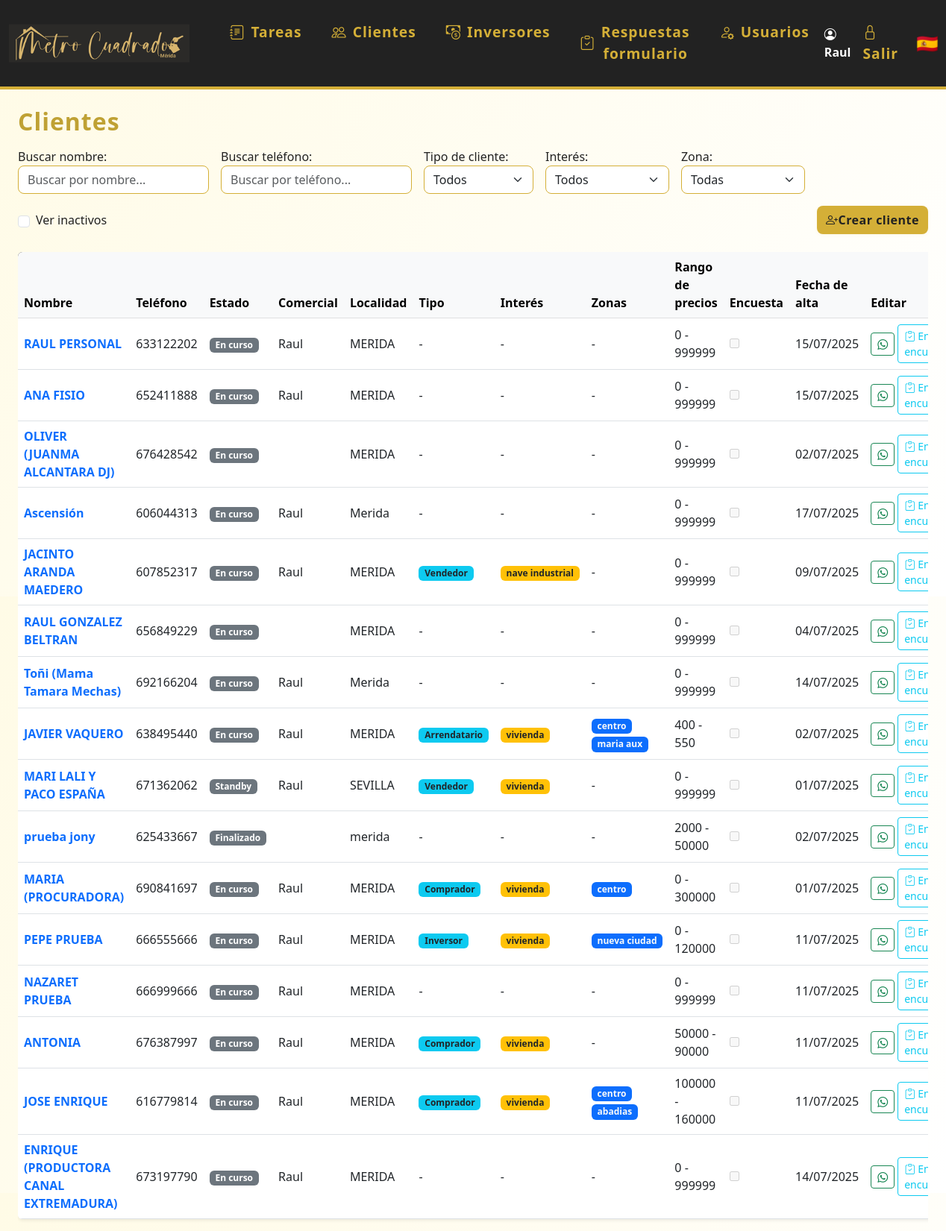
Screenshot of /clientes (signed in) with the database file from the repository.
### models.py (models this page shows)
class Usuario(UserMixin, db.Model):
    id = db.Column(db.Integer, primary_key=True)
    nombre = db.Column(db.String(80), unique=True, nullable=False)
    password = db.Column(db.String(200), nullable=False)
    es_admin = db.Column(db.Boolean, default=False)
    color = db.Column(db.String(7), nullable=True, default='#3788d8') # Color en formato hex, e.g., #RRGGBB
    email = db.Column(db.String(120), unique=True, nullable=True)
    telefono = db.Column(db.String(20), unique=True, nullable=True)
    activo = db.Column(db.Boolean, default=True)  # Nuevo campo para desactivar usuario
    eventos = db.relationship('Evento', backref='usuario', lazy=True)
    tareas = db.relationship('Tarea', back_populates='usuario')

class Cliente(db.Model):
    id = db.Column(db.Integer, primary_key=True)
    nombre = db.Column(db.String(120), nullable=False)
    email = db.Column(db.String(120), unique=True, nullable=True)
    telefono = db.Column(db.String(20), unique=True)
    estado = db.Column(db.String(20), nullable=False, default='en_curso') # en_curso, ha_comprado, cancelado
    localidad = db.Column(db.String(120), nullable=True)
    observaciones = db.Column(db.Text, nullable=True)
    tipo_cliente = db.Column(db.String(50), nullable=True)
    interes = db.Column(db.Text, nullable=True)
    zonas = db.Column(db.Text, nullable=True)
    precio_min = db.Column(db.Integer, nullable=True)
    precio_max = db.Column(db.Integer, nullable=True)
    encuesta_enviada = db.Column(db.Boolean, default=False)
    comercial_id = db.Column(db.Integer, db.ForeignKey('usuario.id'), nullable=True)
    fecha_creacion = db.Column(db.DateTime, default=datetime.utcnow)
    activo = db.Column(db.Boolean, default=True)  # Nuevo campo para desactivar cliente
    eventos = db.relationship('Evento', backref='cliente', lazy=True)
    tareas = db.relationship('Tarea', back_populates='cliente')
    visto_por = db.Column(db.Integer, db.ForeignKey('cliente.id'), nullable=True)

### app.py (the view)
@app.route('/clientes')
@login_required
def clientes():
    estado = request.args.get('estado')
    tipo_cliente = request.args.get('tipo_cliente')
    interes = request.args.get('interes')
    mostrar_inactivos = request.args.get('inactivos') == '1'
    query = Cliente.query
    if not mostrar_inactivos:
        query = query.filter_by(activo=True)
    if not current_user.es_admin:
        query = query.filter_by(comercial_id=current_user.id)
    if estado:
        query = query.filter_by(estado=estado)
    if tipo_cliente:
        query = query.filter_by(tipo_cliente=tipo_cliente)
    if interes:
        query = query.filter(Cliente.interes != None).filter(Cliente.interes.like(f"%{interes}%"))
    clientes = query.all()
    from datetime import datetime, time
    def fecha_hora_ultima_tarea(cliente):
        if cliente.tareas:
            return max((datetime.combine(t.fecha, t.hora or time.min) for t in cliente.tareas if t.fecha), default=None)
        return None
    clientes.sort(key=lambda c: fecha_hora_ultima_tarea(c) or datetime.min, reverse=True)
    usuarios_dict = {u.id: u.nombre for u in Usuario.query.all()}
    return render_template('clientes.html', clientes=clientes, usuarios_dict=usuarios_dict)

### app.py (called while the page is built)
@login_manager.user_loader
def load_user(user_id):
    return Usuario.query.get(int(user_id))

### templates/clientes.html (shortened to what this page needs)
{% extends 'base.html' %}
{% block content %}
<h2 class="mb-3">Clientes</h2>
<form method="get" class="mb-4" style="max-width:1300px;display:flex;gap:16px;align-items:end;flex-wrap:wrap;">
  <div style="display:flex;flex:1;gap:16px;align-items:end;flex-wrap:wrap;">
    <div style="flex:1;min-width:200px;">
        <label for="buscadorCliente">Buscar nombre:</label>
        <input type="text" id="buscadorCliente" placeholder="Buscar por nombre..." class="form-control" style="min-width:180px;">
    </div>
    <div style="flex:1;min-width:200px;">
        <label for="buscadorTelefono">Buscar teléfono:</label>
        <input type="text" id="buscadorTelefono" placeholder="Buscar por teléfono..." class="form-control" style="min-width:180px;">
    </div>
    <div>
        <label for="tipo_cliente">Tipo de cliente:</label>
        <select name="tipo_cliente" id="tipo_cliente" class="form-select" onchange="this.form.submit()">
            <option value="">Todos</option>
        </select>
    </div>
    <div>
        <label for="interes">Interés:</label>
        <select name="interes" id="interes" class="form-select" onchange="this.form.submit()">
            <option value="">Todos</option>
        </select>
    </div>
    <div>
        <label for="zona">Zona:</label>
        <select name="zona" id="zona" class="form-select" onchange="this.form.submit()">
            <option value="">Todas</option>
        </select>
    </div>
    <div style="align-self:end;min-width:120px;max-width:180px;display:flex;align-items:center;height:38px;white-space:nowrap;">
        <input class="form-check-input me-2" type="checkbox" value="1" id="mostrarInactivos" name="inactivos" onchange="this.form.submit()" {% if request.args.get('inactivos') == '1' %}checked{% endif %}>
        <label class="form-check-label" for="mostrarInactivos" style="margin-bottom:0;">Ver inactivos</label>
    </div>
  </div>
  <a href="/crear_cliente" class="btn btn-primary" style="height:38px;display:flex;align-items:center;align-self:end;margin-left:auto;"><i class="bi bi-person-plus"></i> Crear cliente</a>
</form>
<div class="table-responsive">
<table class="table table-hover align-middle shadow-sm bg-white rounded" style="min-width:1300px;">
    <thead class="table-light">
        <tr>
            <th>Nombre</th>
            <th>Teléfono</th>
            <th>Estado</th>
            <th>Comercial</th>
            <th>Localidad</th>
            <th>Tipo</th>
            <th>Interés</th>
            <th>Zonas</th>
            <th>Rango de precios</th>
            <th>Encuesta</th>
            <th>Fecha de alta</th>
            <th>Editar</th>
        </tr>
    </thead>
    <tbody>
    {% for cliente in clientes %}
        <tr>
            <td>
                <a href="/editar_cliente/{{ cliente.id }}" class="fw-bold text-decoration-none">{{ cliente.nombre }}</a>
            </td>
            <td>{{ cliente.telefono }}</td>
            <td>
                <span class="badge bg-secondary">
                  {% if cliente.estado == 'pendiente' %}Standby{% else %}{{ cliente.estado.replace('_', ' ').capitalize() }}{% endif %}
                </span>
            </td>
            <td>{% if cliente.comercial_id and usuarios_dict and cliente.comercial_id in usuarios_dict %}{{ usuarios_dict[cliente.comercial_id] }}{% endif %}</td>
            <td>{{ cliente.localidad or '-' }}</td>
            <td>
                {% if cliente.tipo_cliente %}
                  <span class="badge bg-info text-dark">{{ cliente.tipo_cliente.capitalize() }}</span>
                {% else %}-{% endif %}
            </td>
            <td>
                {% if cliente.interes %}
                  {% for interes in cliente.interes.split(',') %}
                    <span class="badge bg-warning text-dark">{{ interes }}</span>
                  {% endfor %}
                {% else %}-{% endif %}
            </td>
            <td>
                {% if cliente.zonas %}
                  {% for zona in cliente.zonas.split(',') %}
                    <span class="badge bg-primary text-light">{{ zona }}</span>
                  {% endfor %}
                {% else %}-{% endif %}
            </td>
            <td>
              {{ cliente.precio_min if cliente.precio_min is not none else 0 }} - {{ cliente.precio_max if cliente.precio_max is not none else 999999 }}
            </td>
            <td><input type="checkbox" disabled {% if cliente.encuesta_enviada %}checked{% endif %}></td>
            <td>{% if cliente.fecha_creacion %}{{ cliente.fecha_creacion.strftime('%d/%m/%Y') }}{% else %}-{% endif %}</td>
            <td>
              <div class="d-inline-flex align-items-center gap-1">
                {% if cliente.telefono %}
                  <a href="https://wa.me/{{ cliente.telefono|replace(' ', '') }}" title="Enviar WhatsApp" class="btn btn-outline-success btn-sm whatsapp-btn" data-telefono="{{ cliente.telefono|replace(' ', '') }}">
                    <i class="bi bi-whatsapp"></i>
                  </a>
                  {% if not cliente.encuesta_enviada %}
                    <a href="#" class="btn btn-outline-info btn-sm encuesta-btn" data-telefono="{{ cliente.telefono|replace(' ', '') }}" data-cliente-id="{{ cliente.id }}" title="Enviar encuesta">
                      <i class="bi bi-clipboard-check"></i> Enviar encuesta
                    </a>
                  {% endif %}
                {% endif %}
              </div>
            </td>
        </tr>
    {% else %}
        <tr><td colspan="14"><em>No hay clientes registrados.</em></td></tr>
    {% endfor %}
    </tbody>
</table>
</div>
{% endblock %}

### templates/base.html (shortened to what this page needs)
<!DOCTYPE html>
<html lang="es">
<head>
    <link rel="stylesheet" href="https://cdn.jsdelivr.net/npm/bootstrap@5.3.0/dist/css/bootstrap.min.css">
    <link rel="stylesheet" href="{{ url_for('static', filename='estilos.css') }}">
    <link rel="stylesheet" href="https://cdn.jsdelivr.net/npm/bootstrap-icons@1.10.5/font/bootstrap-icons.css">
</head>
<body class="d-flex flex-column vh-100">
{% if request.path != '/login' %}
<nav class="navbar navbar-expand-lg mb-4">
  <div class="container-fluid">
    <a class="navbar-brand d-flex align-items-center" href="/">
      <img src="{{ url_for('static', filename='logoraul.png') }}" alt="Logo" style="height:90px;margin-right:18px;">
    </a>
    <div class="collapse navbar-collapse" id="navbarNav">
      <ul class="navbar-nav me-auto mb-2 mb-lg-0">
        <li class="nav-item mx-1">
          <a class="nav-link btn btn-outline-success rounded-pill px-3 d-flex align-items-center gap-2" href="/">
            <i class="bi bi-journal-text"></i> Tareas
          </a>
        </li>
        <li class="nav-item mx-1">
          <a class="nav-link btn btn-outline-primary rounded-pill px-3 d-flex align-items-center gap-2" href="/clientes">
            <i class="bi bi-people"></i> Clientes
          </a>
        </li>
        <li class="nav-item mx-1">
          <a class="nav-link btn btn-outline-danger rounded-pill px-3 d-flex align-items-center gap-2" href="/inversores">
            <i class="bi bi-cash-coin"></i> Inversores
          </a>
        </li>
        {% if current_user.is_authenticated %}
        <li class="nav-item mx-1">
          <a class="nav-link btn btn-outline-secondary rounded-pill px-3 d-flex align-items-center gap-2" href="/respuestas_formulario">
            <i class="bi bi-clipboard-check"></i> Respuestas formulario
          </a>
        </li>
        {% endif %}
        {% if current_user.is_authenticated and current_user.es_admin %}
        <li class="nav-item mx-1">
          <a class="nav-link btn btn-outline-dark rounded-pill px-3 d-flex align-items-center gap-2" href="/usuarios">
            <i class="bi bi-person-gear"></i> Usuarios
          </a>
        </li>
        {% endif %}
      </ul>
      <ul class="navbar-nav align-items-center">
        {% if current_user.is_authenticated %}
        <li class="nav-item me-2">
          <span class="navbar-text fw-bold text-white"><i class="bi bi-person-circle"></i> {{ current_user.nombre }}</span>
        </li>
        <li class="nav-item"><a class="nav-link" href="/logout" title="Salir"><span class="bi bi-lock"></span> Salir</a></li>
        {% else %}
        <li class="nav-item"><a class="nav-link" href="/login" title="Entrar"><span class="bi bi-lock"></span> Entrar</a></li>
        {% endif %}
        <li class="nav-item ms-3"><span class="fs-4">🇪🇸</span></li>
      </ul>
    </div>
  </div>
</nav>
{% endif %}
<div class="flex-grow-1 d-flex flex-column px-4" style="width:100vw;">
    {% block content %}{% endblock %}
</div>
</body>
</html>

### static/estilos.css (style rules this page uses)
body { background: linear-gradient(120deg, #fffbe6 0%, #fff 100%); font-family: 'Segoe UI', 'Arial', sans-serif; color: #222; }
.navbar { background: #222 !important; border-bottom: 4px solid #d4af37; }
.navbar-brand, .navbar-nav .nav-link { color: #d4af37 !important; font-weight: 600; font-size: 1.2rem; letter-spacing: 1px; }
.navbar-brand img { height: 40px; margin-right: 10px; }
.btn-primary, .btn-success { background: #d4af37; border: none; color: #222; font-weight: 600; border-radius: 8px; box-shadow: 0 1px 4px rgba(212,175,55,0.10), 0 0 0 0 #d4af37; letter-spacing: 0.5px; transition: background 0.2s, color 0.2s, box-shadow 0.2s; }
.table thead { background: #222; color: #d4af37; }
h2 { color: #bfa134; font-weight: 700; letter-spacing: 1px; margin-bottom: 1.2rem; }
.form-control, .form-select { border-radius: 8px; border: 1.5px solid #d4af37; box-shadow: none; transition: border 0.2s, box-shadow 0.2s; }
.table { border-radius: 12px; overflow: hidden; box-shadow: 0 1px 8px rgba(212,175,55,0.07); }

### rows the page displays
Usuario: nombre "Raul"
Cliente: nombre "RAUL PERSONAL", telefono "633122202", estado.replace "En curso", localidad "MERIDA", precio_min "0", precio_max "999999", fecha_creacion "15/07/2025"
Cliente: nombre "ANA FISIO", telefono "652411888", estado.replace "En curso", localidad "MERIDA", precio_min "0", precio_max "999999", fecha_creacion "15/07/2025"
Cliente: nombre "OLIVER (JUANMA ALCANTARA DJ)", telefono "676428542", estado.replace "En curso", localidad "MERIDA", precio_min "0", precio_max "999999", fecha_creacion "02/07/2025"
Cliente: nombre "Ascensión", telefono "606044313", estado.replace "En curso", localidad "Merida", precio_min "0", precio_max "999999", fecha_creacion "17/07/2025"
Cliente: nombre "JACINTO ARANDA MAEDERO", telefono "607852317", estado.replace "En curso", localidad "MERIDA", tipo_cliente "Vendedor", interes "nave industrial", precio_min "0", precio_max "999999", fecha_creacion "09/07/2025"
Cliente: nombre "RAUL GONZALEZ BELTRAN", telefono "656849229", estado.replace "En curso", localidad "MERIDA", precio_min "0", precio_max "999999", fecha_creacion "04/07/2025"
Cliente: nombre "Toñi (Mama Tamara Mechas)", telefono "692166204", estado.replace "En curso", localidad "Merida", precio_min "0", precio_max "999999", fecha_creacion "14/07/2025"
Cliente: nombre "JAVIER VAQUERO", telefono "638495440", estado.replace "En curso", localidad "MERIDA", tipo_cliente "Arrendatario", interes "vivienda", zona "centro" "maria aux", precio_min "400", precio_max "550", fecha_creacion "02/07/2025"
Cliente: nombre "MARI LALI Y PACO ESPAÑA", telefono "671362062", estado "Standby", localidad "SEVILLA", tipo_cliente "Vendedor", interes "vivienda", precio_min "0", precio_max "999999", fecha_creacion "01/07/2025"
Cliente: nombre "prueba jony", telefono "625433667", estado.replace "Finalizado", localidad "merida", precio_min "2000", precio_max "50000", fecha_creacion "02/07/2025"
Cliente: nombre "MARIA (PROCURADORA)", telefono "690841697", estado.replace "En curso", localidad "MERIDA", tipo_cliente "Comprador", interes "vivienda", zonas "centro", precio_min "0", precio_max "300000", fecha_creacion "01/07/2025"
Cliente: nombre "PEPE PRUEBA", telefono "666555666", estado.replace "En curso", localidad "MERIDA", tipo_cliente "Inversor", interes "vivienda", zonas "nueva ciudad", precio_min "0", precio_max "120000", fecha_creacion "11/07/2025"
Cliente: nombre "NAZARET PRUEBA", telefono "666999666", estado.replace "En curso", localidad "MERIDA", precio_min "0", precio_max "999999", fecha_creacion "11/07/2025"
Cliente: nombre "ANTONIA", telefono "676387997", estado.replace "En curso", localidad "MERIDA", tipo_cliente "Comprador", interes "vivienda", precio_min "50000", precio_max "90000", fecha_creacion "11/07/2025"
Cliente: nombre "JOSE ENRIQUE", telefono "616779814", estado.replace "En curso", localidad "MERIDA", tipo_cliente "Comprador", interes "vivienda", zona "centro" "abadias", precio_min "100000", precio_max "160000", fecha_creacion "11/07/2025"
Cliente: nombre "ENRIQUE (PRODUCTORA CANAL EXTREMADURA)", telefono "673197790", estado.replace "En curso", localidad "MERIDA", precio_min "0", precio_max "999999", fecha_creacion "14/07/2025"
